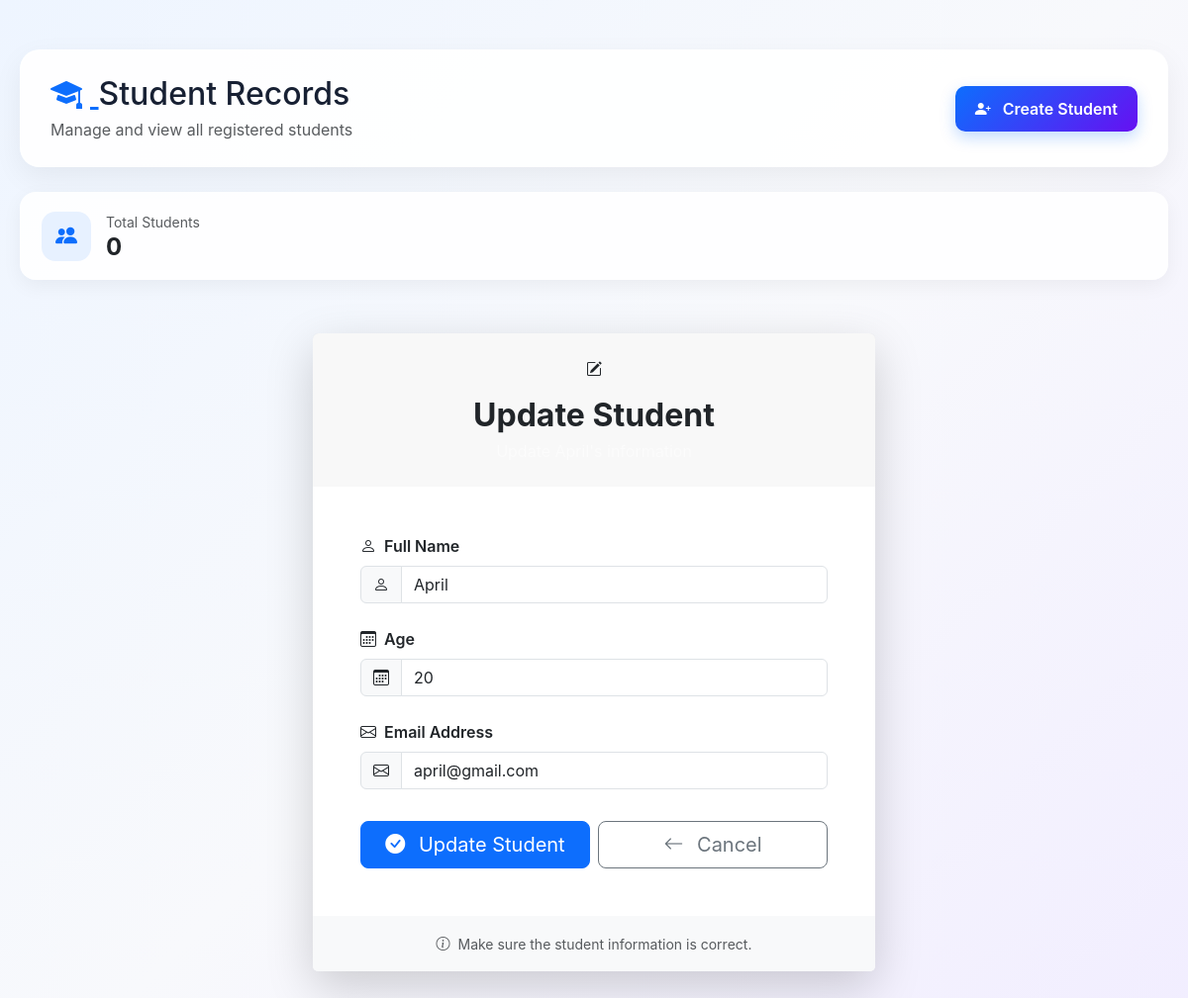
The app's page /update/2/ with its own data.
### srs_app/models.py (models this page shows, shortened)
class Student(models.Model):
    name = models.CharField(max_length = 100)
    age = models.IntegerField()
    email = models.EmailField()

### srs_app/views.py (the view, shortened to what this page needs)
# urls.py: path("update/<int:id>/", views.update_student, name="update-student"),
def update_student(request, id):
    if request.method == "GET":
        student = Student.objects.get(id=id)
        return render(
            request,
            "update_student.html",
            {"student": student}
        )

### templates/update_student.html (shortened to what this page needs)
{% extends 'base.html' %}
{% block content %}
<div class="row justify-content-center">
    <div class="col-md-8 col-lg-6">
        <div class="card student-form-card border-0 shadow-lg">
            <div class="card-header form-header text-center border-0 py-4">
                <div class="form-icon">
                    <i class="bi bi-pencil-square"></i>
                </div>
                <h2 class="fw-bold mt-3 mb-1">
                    Update Student
                </h2>
                <p class="mb-0 text-white-50">
                </p>
            </div>
            <div class="card-body p-4 p-md-5">
                <form method="POST">
                    <div class="mb-4">
                        <label for="name" class="form-label fw-semibold">
                            <i class="bi bi-person me-1"></i>
                            Full Name
                        </label>
                        <div class="input-group">
                            <span class="input-group-text">
                                <i class="bi bi-person"></i>
                            </span>
                            <input type="text" id="name" name="name" value="{{ student.name }}" class="form-control"
                                placeholder="Enter student's full name" required>
                        </div>
                    </div>
                    <div class="mb-4">
                        <label for="age" class="form-label fw-semibold">
                            <i class="bi bi-calendar3 me-1"></i>
                            Age
                        </label>
                        <div class="input-group">
                            <span class="input-group-text">
                                <i class="bi bi-calendar3"></i>
                            </span>
                            <input type="number" id="age" name="age" value="{{ student.age }}" class="form-control"
                                placeholder="Enter student's age" min="1" max="120" required>
                        </div>
                    </div>
                    <div class="mb-4">
                        <label for="email" class="form-label fw-semibold">
                            <i class="bi bi-envelope me-1"></i>
                            Email Address
                        </label>
                        <div class="input-group">
                            <span class="input-group-text">
                                <i class="bi bi-envelope"></i>
                            </span>
                            <input type="email" id="email" name="email" value="{{ student.email }}" class="form-control"
                                placeholder="Enter student's email" required>
                        </div>
                    </div>
                    <div class="row g-2 mt-4">
                        <div class="col-sm-6">
                            <button type="submit" class="btn btn-primary btn-lg w-100 update-btn">
                                <i class="bi bi-check-circle-fill me-2"></i>
                                Update Student
                            </button>
                        </div>
                        <div class="col-sm-6">
                            <a href="/" class="btn btn-outline-secondary btn-lg w-100 cancel-btn">
                                <i class="bi bi-arrow-left me-2"></i>
                                Cancel
                            </a>
                        </div>
                    </div>
                </form>
            </div>
            <div class="card-footer bg-light border-0 text-center py-3">
                <small class="text-muted">
                    <i class="bi bi-info-circle me-1"></i>
                    Make sure the student information is correct.
                </small>
            </div>
        </div>
    </div>
</div>
{% endblock %}

### templates/base.html (style rules this page uses)
body { margin: 0; min-height: 100vh; background: linear-gradient(135deg, #eef5ff 0%, #f8f9fc 50%, #f1edff 100%); font-family: -apple-system, BlinkMacSystemFont, "Segoe UI", Roboto, Arial, sans-serif; color: #212529; }

### records on screen
Student: name "April", age "20", email "april@gmail.com"

### other values on screen
{{ students|length }} "0"
